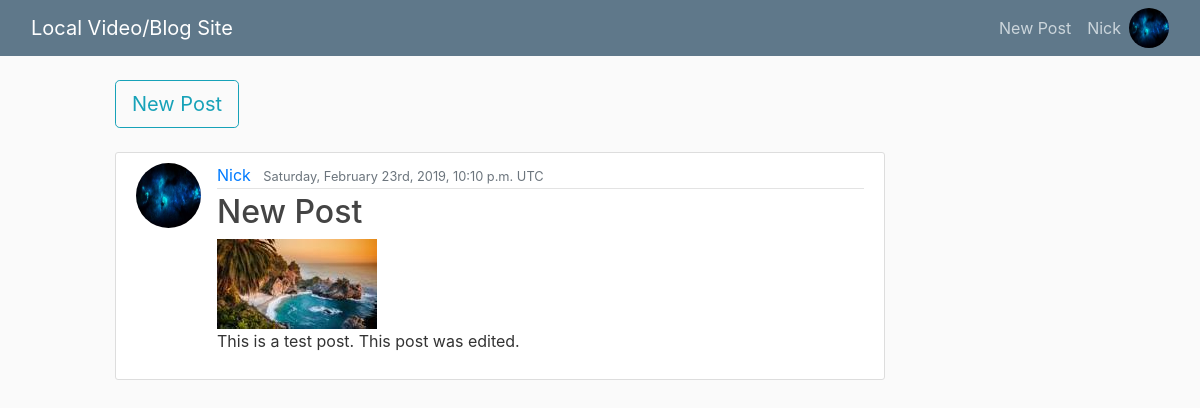
The page /posts/ (signed in) on the database as committed earlier.
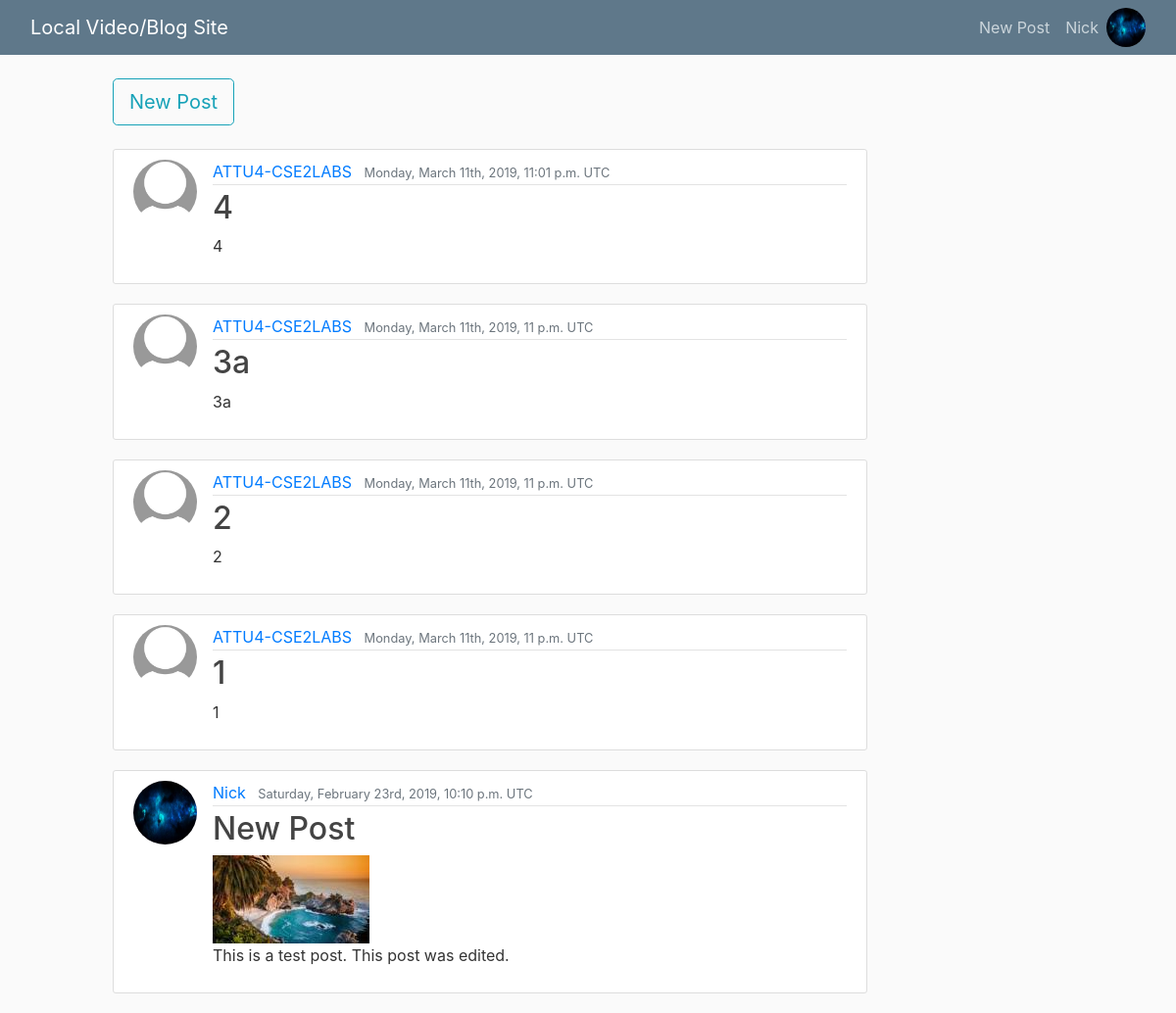
The same page on the database as committed later.
### posts/models.py (models this page shows, shortened)
class Post(models.Model):
  title = models.CharField(max_length=100)
  content = models.TextField()
  date_posted = models.DateTimeField(default=timezone.now) # passing in function for timezone
  author = models.ForeignKey(get_user_model(), on_delete=models.CASCADE) # CASCADE will delete post if user is deleted
  video = models.FileField(blank=True, null=True, upload_to='videos/%Y/%m/%d/', verbose_name='Video (optional)',
    validators=[FileExtensionValidator(allowed_extensions=['mp4', 'ogb', 'webm'])])
  video_thumbnail = models.ImageField(blank=True, default='default_thumbnail.jpg',  verbose_name='Video Thumbnail (optional)',
    upload_to='thumbnails/%Y/%m/%d/')

### users/models.py (models this page shows, shortened)
class CustomUser(AbstractUser):
  user_ip = models.GenericIPAddressField(blank=True, null=True, unique=True)
  password = models.GenericIPAddressField(blank=True, null=True)

class Profile(models.Model):
  user = models.OneToOneField(get_user_model(), on_delete=models.CASCADE) # Cascade removes profile if user is deleted
  image = models.ImageField(default='default.jpg', upload_to='profile_pics')

### posts/views.py (the view)
# urls.py: path('', PostListView.as_view(), name="posts-home"),
class PostListView(ListView):
  model = Post
  template_name = 'posts/post_home.html'
  context_object_name = 'posts'
  ordering = ['-date_posted']
  paginate_by = 5

### posts/templates/posts/post_home.html (shortened to what this page needs)
{% extends "posts/post_list.html" %}
{% block post %}
{% if user.is_authenticated %}
  <a class="btn btn-outline-info btn-lg" href="{% url 'post-create' %}">New Post</a>
  <div class="row">
    <div class="col-md-12">
    </div>
  </div>
{% endif %}
{% endblock post %}

### posts/templates/posts/post_list.html (shortened to what this page needs)
{% extends "posts/base.html" %}
{% block content %}
  {% block post %}{% endblock %}
  {% for post in posts %}
    <article class="media content-section">
      <img class="rounded-circle article-img" src="{{ post.author.profile.image.url }}">
      <div class="media-body">
        <div class="article-metadata">
          <a class="mr-2" href="{% url 'user-posts' post.author.username %}">{{ post.author }}</a>
          <small class="text-muted">{{ post.date_posted|date:"l, F dS, Y, P T" }}</small>
        </div>
        <h2><a class="article-title" href="{% url 'post-detail' post.id %}">{{ post.title }}</a></h2>
        {% if post.video %}
          <a href="{% url 'post-detail' post.id %}">
            <img src="{{ post.video_thumbnail.url }}" width="160" height="90">
          </a>
        {% endif %}
        <p class="article-content break-words">{{ post.content }}</p>
      </div>
    </article>
  {% endfor %}
{% endblock content %}

Rows that differ between the two databases and show on the page:
added Post: author.profile.image (placeholder picture), author "ATTU4-CSE2LABS", date_posted "Monday, March 11th, 2019, 11:01 p.m. UTC", title "4", content "4"
added Post: author.profile.image (placeholder picture), author "ATTU4-CSE2LABS", date_posted "Monday, March 11th, 2019, 11 p.m. UTC", title "3a", content "3a"
added Post: author.profile.image (placeholder picture), author "ATTU4-CSE2LABS", date_posted "Monday, March 11th, 2019, 11 p.m. UTC", title "2", content "2"
added Post: author.profile.image (placeholder picture), author "ATTU4-CSE2LABS", date_posted "Monday, March 11th, 2019, 11 p.m. UTC", title "1", content "1"
